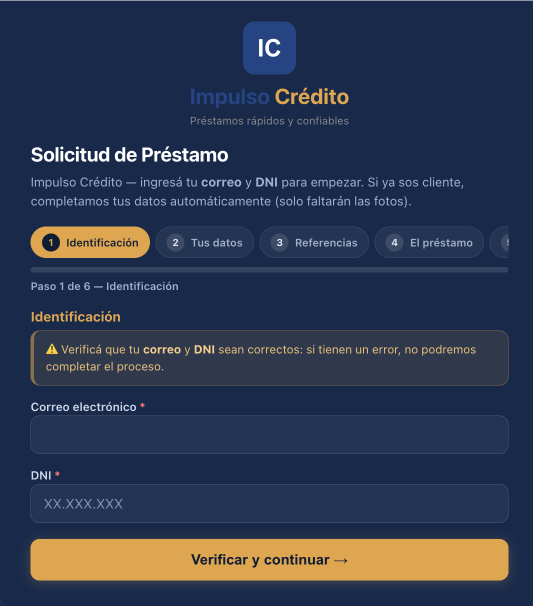
#> input picture social_media/how-to-use/1.png, 1066 x 1212 px (shown at 1/2 size)
$ python make_howto_video.py
#> lines starting #> are read from the running program, lines starting #| are printed output that depends on the picture; after the words box and inside, x2 and y2 are one past the last pixel; in counts of white or black regions, pixels touching at a corner belong together
### social_media/generate_assets.py
#!/usr/bin/env python3
"""
Impulso Crédito — social media asset generator.

Creates a polished profile image (profile.png) and 10 branded "fact" posts
(post_01.png … post_10.png), 1080×1080, in the Impulso Crédito look:
deep-navy background, blue "Impulso" + gold "Crédito", rounded IC monogram.

Run:  python3 generate_assets.py
"""

import textwrap
from pathlib import Path

from PIL import Image, ImageDraw, ImageFilter, ImageFont

HERE = Path(__file__).parent
S = 1080  # square canvas

# ── Brand palette (from the app's look) ──────────────────────────────────────
BG_TOP   = (30, 48, 88)     # deep navy, top
BG_BOT   = (12, 19, 38)     # deeper navy, bottom
BADGE_TOP = (70, 110, 180)  # IC badge gradient (light)
BADGE_BOT = (34, 56, 100)   # IC badge gradient (dark)
BLUE  = (99, 150, 220)      # "Impulso"
GOLD  = (233, 170, 70)      # "Crédito" / accents
WHITE = (255, 255, 255)
SLATE = (150, 164, 189)     # muted text

FONT_BOLD = "/System/Library/Fonts/Supplemental/Arial Bold.ttf"
FONT_REG  = "/System/Library/Fonts/Supplemental/Arial.ttf"
FALLBACK_BOLD = "/usr/share/fonts/truetype/dejavu/DejaVuSans-Bold.ttf"
FALLBACK_REG  = "/usr/share/fonts/truetype/dejavu/DejaVuSans.ttf"


def font(size, bold=False):
    for p in ([FONT_BOLD, FALLBACK_BOLD] if bold else [FONT_REG, FALLBACK_REG]):
        if Path(p).exists():
            return ImageFont.truetype(p, size)
    return ImageFont.load_default()


# ── Helpers ──────────────────────────────────────────────────────────────────

def vgradient(w, h, top, bot):
    """Vertical gradient as an RGBA image."""
    base = Image.new("RGB", (w, h), top)
    draw = ImageDraw.Draw(base)
    for y in range(h):
        t = y / max(1, h - 1)
        c = tuple(int(top[i] + (bot[i] - top[i]) * t) for i in range(3))
        draw.line([(0, y), (w, y)], fill=c)
    return base.convert("RGBA")


# [117 lines left out: functions rounded_gradient, ic_badge, wrap_px, ctext, wordmark, base_canvas and 1 more, not called in this run]


# ── Fact posts ───────────────────────────────────────────────────────────────

POSTS = [
    ("Velocidad",     "Dinero en 24 horas",            "Aprobamos tu préstamo rápido y te transferimos el mismo día."),
    ("100% online",   "Pedí desde tu celular",         "Solo necesitás tu correo y tu DNI. Sin filas ni papeleos."),
    ("Atención",      "Te atendemos por WhatsApp",     "Consultá sin compromiso y resolvé todo por chat."),
    ("Clientes",      "La segunda vez, más fácil",     "Si ya sos cliente, cargamos tus datos por vos."),
    ("Flexibilidad",  "Plazos a tu medida",            "Elegí el plazo que mejor se adapte a tu bolsillo."),
    ("Confianza",     "Buen pagador, más beneficios",  "Pagá en fecha y accedé a montos cada vez mayores."),
    ("Cobertura",     "Estamos cerca tuyo",            "Acompañamos a Zona Norte y el AMBA, Buenos Aires."),
    ("Transparencia", "Sin letra chica",               "Sabés desde el primer día cuánto y cuándo vas a pagar."),
    ("Pagos",         "Cobrá como te quede cómodo",    "Recibí tu préstamo por Mercado Pago o transferencia."),
    ("Impulso",       "Tu impulso, cuando lo necesitás", "Un préstamo simple y confiable, a un mensaje de distancia."),
]


# [74 lines left out: functions make_post, make_highlight, not called in this run]


# [7 lines that do not run on import are left out]

### social_media/make_howto_video.py
#!/usr/bin/env python3
"""
Impulso Crédito — "Cómo pedir tu préstamo" Instagram Story tutorial.

A high-fidelity 1080×1920 (9:16) vertical video that walks through the 6-step
loan-application form using the real app screenshots (social_media/how-to-use/
1.png … 9.png). The app lives inside a phone mock on the brand background; a
finger taps each field while the data types itself in / reveals (dedo que carga
los datos), with Spanish captions, an IG story progress bar, synthesized
ambient music, soft tap ticks and a success chime.

Pipeline: render frames with Pillow/numpy → encode a silent H.264 mp4 with
imageio → synthesize a WAV → mux the two with imageio-ffmpeg's bundled ffmpeg.

Run:
    python3 make_howto_video.py            # full render + audio  -> story_como_usar.mp4
    python3 make_howto_video.py probe      # one PNG per scene    -> _probe_*.png (fast)
"""

import math
import subprocess
import sys
import wave
import warnings
from pathlib import Path

warnings.filterwarnings("ignore")

import imageio
import imageio_ffmpeg
import numpy as np
from PIL import Image, ImageDraw, ImageFilter, ImageFont

from generate_assets import (
    font, vgradient, ic_badge,
    BG_TOP, BG_BOT, BLUE, GOLD, WHITE, SLATE,
)

HERE = Path(__file__).parent
SRC = HERE / "how-to-use"
W, H, FPS = 1080, 1920, 30
NAVY = BG_BOT

# ── Phone geometry ───────────────────────────────────────────────────────────
PW, PH = 876, 1392
PX0, PY0 = (W - PW) // 2, 350
BEZEL = 24
ISLAND_H = 20
SX0, SY0 = PX0 + BEZEL, PY0 + BEZEL + ISLAND_H     # inner screen origin
SW, SH = PW - 2 * BEZEL, PH - 2 * BEZEL - ISLAND_H  # inner screen size
SCR_RADIUS = 46
PHONE_RADIUS = 72


def clamp(x, a=0.0, b=1.0): return max(a, min(b, x))
def lerp(a, b, t): return a + (b - a) * t
def ease(t):  # smoothstep ease-in-out
    t = clamp(t); return t * t * (3 - 2 * t)
def ease_out(t): t = clamp(t); return 1 - (1 - t) ** 3


def ctext(d, cx, y, text, f, rgb, a=1.0, tracking=0):
    col = (*rgb, int(255 * clamp(a)))
    if tracking:
        total = sum(d.textlength(c, font=f) for c in text) + tracking * (len(text) - 1)
        x = cx - total / 2
        for c in text:
            d.text((x, y), c, font=f, fill=col); x += d.textlength(c, font=f) + tracking
    else:
        d.text((cx - d.textlength(text, font=f) / 2, y), text, font=f, fill=col)


# ════════════════════════════════════════════════════════════════════════════
#  SCENES — every field box is in the screenshot's own native pixels.
#  kind: type   -> render our own typed text (field is empty in the shot)
#        reveal -> wipe-reveal the value already printed in the shot
#        check  -> draw a checkmark into an empty checkbox
#        file   -> tap + a filename chip floats in
#        tapbtn -> tap a button/radio (highlight + press, no content change)
# ════════════════════════════════════════════════════════════════════════════
SCENES = [
    dict(img="1.png", caption="Ingresá tu correo y tu DNI", kind="form", actions=[
        dict(kind="type",   box=(66, 836, 1010, 904),  tap=(120, 870),  text="alvaro.gomez@gmail.com", dur=1.8),
        dict(kind="type",   box=(66, 976, 1010, 1044), tap=(120, 1010), text="11.223.344", dur=1.3),
        dict(kind="tapbtn", box=(62, 1083, 1012, 1160), tap=(533, 1121), dur=0.9),
    ]),
    dict(img="2.png", caption="¿Ya sos cliente? Cargamos tus datos solos", kind="form",
         edits=[
        dict(box=(205, 458, 316, 481), text="Álvaro!", size=20, bold=True, color=WHITE, pos=(209, 469)),
        dict(box=(70, 696, 928, 742),  text="alvaro.gomez@gmail.com",     size=25, color=(234, 238, 244), pos=(90, 718)),
        dict(box=(70, 796, 928, 844),  text="Álvaro Gómez",               size=25, color=(234, 238, 244), pos=(90, 819)),
        dict(box=(408, 904, 727, 952), text="20112233440",                size=25, color=(234, 238, 244), pos=(424, 927)),
        dict(box=(70, 1014, 928, 1062), text="Av. San Martín 1234, Tigre", size=25, color=(234, 238, 244), pos=(90, 1037)),
         ],
         actions=[
        dict(kind="reveal", box=(66, 690, 933, 744),  tap=(120, 717),  dur=0.62),
        dict(kind="reveal", box=(66, 790, 933, 846),  tap=(120, 818),  dur=0.55),
        dict(kind="reveal", box=(66, 900, 388, 954),  tap=(120, 927),  dur=0.52),
        dict(kind="reveal", box=(402, 900, 731, 954), tap=(440, 927),  dur=0.52),
        dict(kind="reveal", box=(66, 1010, 933, 1064), tap=(120, 1037), dur=0.55),
    ]),
    dict(img="3.png", caption="Sumá dos referencias que te conozcan", kind="form",
         edits=[
        dict(box=(54, 750, 730, 790),  text="Martín Gómez",    size=22, color=(234, 238, 244), pos=(89, 768)),
        dict(box=(54, 970, 730, 1010), text="Lucía Fernández", size=22, color=(234, 238, 244), pos=(89, 988)),
         ],
         actions=[
        dict(kind="reveal", box=(50, 748, 734, 792),    tap=(104, 770),  dur=0.55),
        dict(kind="reveal", box=(50, 858, 388, 900),    tap=(96, 879),   dur=0.5),
        dict(kind="reveal", box=(402, 858, 734, 900),   tap=(440, 879),  dur=0.5),
        dict(kind="reveal", box=(50, 968, 734, 1012),   tap=(104, 990),  dur=0.5),
        dict(kind="reveal", box=(50, 1078, 388, 1120),  tap=(96, 1099),  dur=0.5),
        dict(kind="reveal", box=(402, 1078, 734, 1120), tap=(440, 1099), dur=0.5),
    ]),
    dict(img="4.png", caption="Elegí el monto y la forma de pago", kind="form", actions=[
        dict(kind="type",   box=(32, 634, 547, 690),  tap=(74, 662),  text="150.000", dur=1.4),
        dict(kind="type",   box=(32, 815, 547, 876),  tap=(74, 843),  text="Compra de materiales", dur=1.3, multiline=True),
        dict(kind="reveal", box=(32, 915, 547, 962),  tap=(74, 938),  dur=0.75),
        dict(kind="tapbtn", box=(30, 1078, 300, 1114), tap=(80, 1095), dur=0.75),
    ]),
    dict(img="5.png", caption="Subí las fotos de tu DNI", kind="form",
         # cover the baked 'No file chosen' tooltip AND the whole original dorso label line
         cover=[(40, 497, 360, 540)],
         redraw=[(45, 514, "Foto del dorso del DNI ", 20, True, WHITE),
                 (None, 514, "* ", 20, True, (230, 120, 120)),
                 (None, 514, "— imagen o PDF, nítida", 20, False, SLATE)],
         actions=[
        dict(kind="file", box=(64, 448, 155, 496), tap=(105, 470), text="DNI_frente.jpg", chip=(182, 470), dur=1.2),
        dict(kind="file", box=(64, 537, 155, 566), tap=(105, 551), text="DNI_dorso.jpg",  chip=(182, 551), dur=1.2),
    ]),
    dict(img="6.png", caption="Aceptá los términos y enviá", kind="form", actions=[
        dict(kind="check", box=(81, 652, 100, 671), tap=(91, 661),  dur=0.5),
        dict(kind="check", box=(81, 727, 100, 746), tap=(91, 736),  dur=0.45),
        dict(kind="check", box=(81, 801, 100, 820), tap=(91, 810),  dur=0.45),
        dict(kind="check", box=(81, 876, 100, 895), tap=(91, 885),  dur=0.45),
        dict(kind="check", box=(68, 961, 87, 980),  tap=(78, 970),  dur=0.5),
        dict(kind="tapbtn", box=(50, 1028, 573, 1090), tap=(311, 1059), dur=0.85),
    ]),
    dict(img="7.png", caption="Revisá el resumen y confirmá", kind="form",
         cover=[(376, 744, 566, 790)],   # hide the baked 'No file chosen' tooltip
         edits=[
        dict(box=(266, 363, 374, 391), text="$ 150.000,00",        size=17, bold=True, color=(232, 234, 238), pos=(270, 376)),
        dict(box=(266, 393, 380, 411), text="Ciento cincuenta mil", size=13, color=(150, 164, 189), pos=(270, 401)),
        dict(box=(266, 440, 404, 463), text="$ 37.500,00 (25%)",    size=15, color=(232, 234, 238), pos=(270, 451)),
        dict(box=(266, 471, 374, 495), text="$ 187.500,00",         size=17, bold=True, color=(232, 234, 238), pos=(270, 482)),
        dict(box=(266, 506, 506, 529), text="1 pago de $ 187.500 — vence el", size=14, color=(232, 234, 238), pos=(270, 517)),
        dict(box=(265, 599, 512, 620), text="devolver ($ 9.375 por día) de atraso", size=12, color=(190, 200, 218), pos=(267, 608)),
        dict(box=(320, 674, 420, 696), text="$ 196.875",           size=15, bold=True, color=(232, 234, 238), pos=(324, 685)),
        dict(box=(320, 692, 420, 714), text="$ 215.625",           size=15, bold=True, color=(232, 234, 238), pos=(324, 703)),
        dict(box=(320, 710, 420, 732), text="$ 253.125",           size=15, bold=True, color=(232, 234, 238), pos=(324, 721)),
         ],
         actions=[
        dict(kind="tapbtn", box=(388, 606, 528, 648), tap=(457, 627), dur=1.4),
    ]),
    dict(img="8.png", caption="Enviamos tu solicitud…", kind="progress",
         bar=(105, 256, 546, 292), pct=(250, 300, 420, 348), dur=2.5),
    dict(img="9.png", caption="¡Listo! Tu solicitud quedó registrada", kind="celebrate",
         check=(304, 212), dur=3.1,
         edits=[
        dict(box=(97, 303, 170, 319),  text="Álvaro",                size=15, bold=True, color=WHITE, pos=(100, 310)),
        dict(box=(292, 369, 472, 394), text="Álvaro Gómez (C-0028)", size=16, color=(210, 218, 230), pos=(296, 381)),
        dict(box=(292, 411, 562, 436), text="alvaro.gomez@gmail.com", size=16, color=(210, 218, 230), pos=(296, 423)),
        dict(box=(292, 453, 412, 478), text="11223344",              size=16, color=(210, 218, 230), pos=(296, 465)),
        dict(box=(292, 537, 432, 562), text="$ 150.000,00",          size=16, color=(210, 218, 230), pos=(296, 549)),
        dict(box=(292, 621, 432, 646), text="$ 37.500,00",           size=16, color=(210, 218, 230), pos=(296, 633)),
        dict(box=(292, 663, 432, 688), text="$ 187.500,00",          size=16, bold=True, color=(220, 226, 236), pos=(296, 675)),
        dict(box=(254, 729, 498, 747), text="alvaro.gomez@gmail.com.", size=15, bold=True, color=(205, 214, 230), pos=(256, 737)),
         ]),
    dict(kind="outro", dur=2.8),
]

ENTER = 0.42   # cross-dissolve / entrance window at the top of each scene
HOLD = 0.55    # pause after the last action


# ── Build absolute timeline + tap/type tick schedule ─────────────────────────
def build_timeline():
    t0 = 0.0
    taps, types = [], []        # audio cue times
    success_t = None
    for sc in SCENES:
        sc["start"] = t0
        if sc["kind"] == "form":
            cur = ENTER
            for a in sc["actions"]:
                a["start"], a["end"] = cur, cur + a["dur"]
                contact = t0 + a["start"] + 0.24
                taps.append(contact)
                if a["kind"] == "type":
                    n = len(a["text"])
                    span = a["dur"] - 0.28
                    for k in range(n):
                        tt = t0 + a["start"] + 0.26 + span * (k / max(1, n))
                        if tt < t0 + a["end"]:
                            types.append(tt)
                cur = a["end"]
            sc["body"] = cur
            sc["dur"] = cur + HOLD
        elif sc["kind"] == "celebrate":
            success_t = t0 + 0.3
        t0 += sc["dur"]
    return t0, taps, types, success_t


TOTAL, TAP_TIMES, TYPE_TIMES, SUCCESS_T = build_timeline()


# ════════════════════════════════════════════════════════════════════════════
#  Assets built once
# ════════════════════════════════════════════════════════════════════════════
def _bg():
    img = vgradient(W, H, BG_TOP, BG_BOT)
    d = ImageDraw.Draw(img)
    d.rectangle([0, 0, W, 8], fill=GOLD)
    d.rectangle([0, H - 8, W, H], fill=GOLD)
    # footer brand
    d.line([W / 2 - 54, 1756, W / 2 + 54, 1756], fill=(*GOLD, 180), width=3)
    ctext(d, W / 2, 1778, "Pedí tu préstamo 100% online", font(40, bold=True), WHITE)
    ctext(d, W / 2, 1832, "WhatsApp   ·   @impulso.credito.ars   ·   Zona Norte + AMBA", font(26), SLATE)
    return img


def _phone():
    """Transparent phone shell (bezel + island + screen cutout) over the bg."""
    layer = Image.new("RGBA", (W, H), (0, 0, 0, 0))
    # drop shadow
    sh = Image.new("RGBA", (W, H), (0, 0, 0, 0))
    ImageDraw.Draw(sh).rounded_rectangle(
        [PX0 - 6, PY0 + 18, PX0 + PW + 6, PY0 + PH + 26], radius=PHONE_RADIUS, fill=(0, 0, 0, 150))
    layer.alpha_composite(sh.filter(ImageFilter.GaussianBlur(26)))
    d = ImageDraw.Draw(layer)
    # titanium bezel (subtle gradient via two rounded rects)
    d.rounded_rectangle([PX0, PY0, PX0 + PW, PY0 + PH], radius=PHONE_RADIUS, fill=(20, 24, 34, 255))
    d.rounded_rectangle([PX0 + 3, PY0 + 3, PX0 + PW - 3, PY0 + PH - 3], radius=PHONE_RADIUS - 3,
                        outline=(70, 80, 98, 255), width=2)
    d.rounded_rectangle([PX0 + BEZEL - 3, PY0 + BEZEL - 3, PX0 + PW - BEZEL + 3, PY0 + PH - BEZEL + 3],
                        radius=SCR_RADIUS + 3, fill=(8, 12, 22, 255))
    return layer


# [4 lines left out: function _island, not called in this run]


SCREEN_MASK = Image.new("L", (SW, SH), 0)
#> SCREEN_MASK: PIL image 828x1324 L; every value is 0
ImageDraw.Draw(SCREEN_MASK).rounded_rectangle([0, 0, SW - 1, SH - 1], radius=SCR_RADIUS, fill=255)
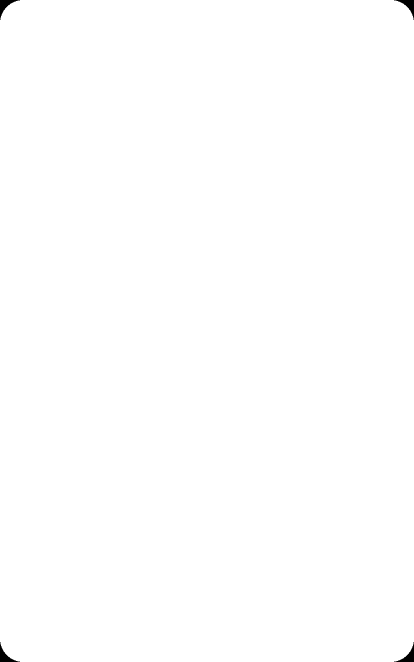
#> SCREEN_MASK: PIL image 828x1324 L (shown at 1/2 size); 99.8% white; 4 black regions, box (x1, y1, x2, y2) and area: (0, 0, 40, 40) 470, (788, 0, 828, 40) 470, (0, 1284, 40, 1324) 470, (788, 1284, 828, 1324) 470


def _finger():
    """Cropped 👆 emoji sprite + fingertip offset (tip = top-centre)."""
    sz = 160
    f = ImageFont.truetype("/System/Library/Fonts/Apple Color Emoji.ttc", sz)
    big = Image.new("RGBA", (sz * 2, sz * 2), (0, 0, 0, 0))
    ImageDraw.Draw(big).text((sz * 0.5, sz * 0.4), "\U0001F446", font=f, embedded_color=True)
    spr = big.crop(big.getbbox())
    scale = 150 / spr.height
    spr = spr.resize((int(spr.width * scale), int(spr.height * scale)), Image.LANCZOS)
    spr = spr.rotate(-16, expand=True, resample=Image.BICUBIC)
    tip = (spr.width * 0.40, spr.height * 0.03)   # index-tip inside the rotated sprite
    return spr, tip


BG = _bg().convert("RGBA")
#> in vgradient, `base = Image.new("RGB", (w, h), top)`:
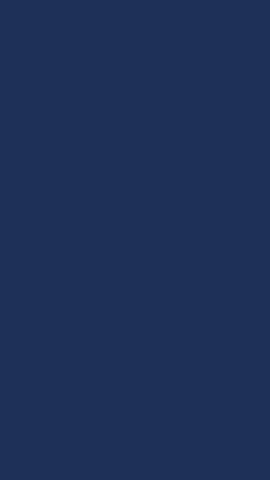
#> base: PIL image 1080x1920 RGB (shown at 1/4 size); mean R, G, B 30, 48, 88
#> in vgradient, `return base.convert("RGBA")`:
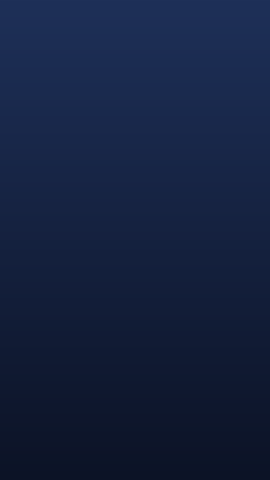
#> returned value: PIL image 1080x1920 RGBA (shown at 1/4 size); mean R, G, B, A 20.5, 33, 62.5, 255
PHONE = _phone()
#> in _phone, `ImageDraw.Draw(sh).rounded_rectangle( [PX0 - 6, PY0 + 18, PX0 + PW + 6..`:
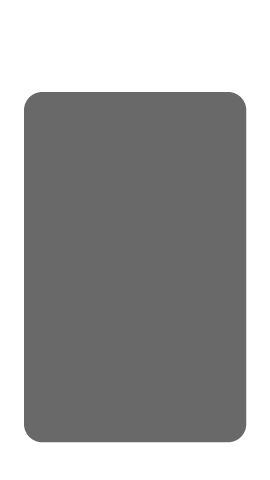
#> sh: PIL image 1080x1920 RGBA (shown at 1/4 size); mean R, G, B, A 0, 0, 0, 89.8; transparent parts drawn white
#> in _phone, `layer.alpha_composite(sh.filter(ImageFilter.GaussianBlur(26)))`:
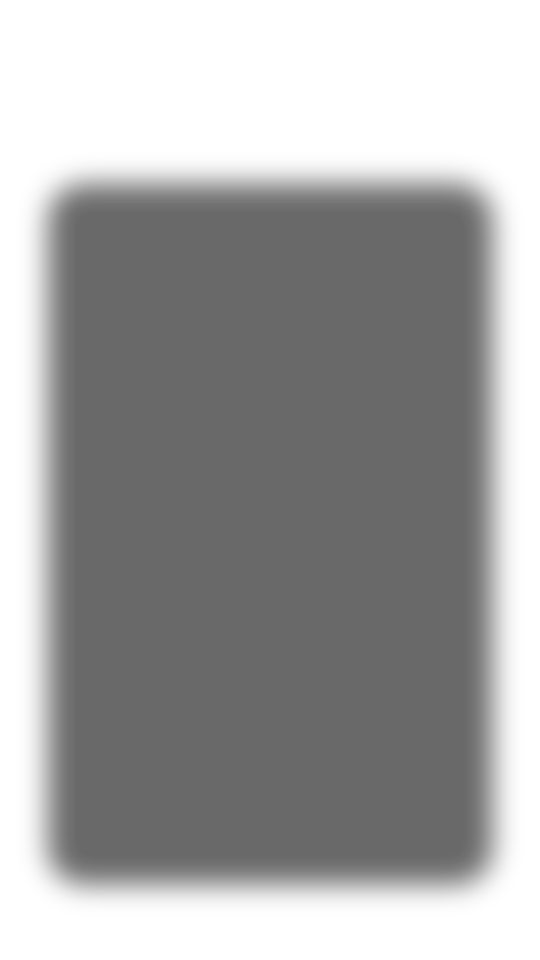
#> layer: PIL image 1080x1920 RGBA (shown at 1/2 size); mean R, G, B, A 0, 0, 0, 89.8; transparent parts drawn white
FINGER, FINGER_TIP = _finger()
#> FINGER_TIP = (50.4, 5.04)


# ════════════════════════════════════════════════════════════════════════════
#  Per-scene native-resolution helpers
# ════════════════════════════════════════════════════════════════════════════
def modal_color(arr, box):
    x0, y0, x1, y1 = box
    reg = arr[y0:y1, x0:x1].reshape(-1, 3)
    if len(reg) == 0:
        return (24, 40, 72)
    q = (reg // 4 * 4)
    vals, counts = np.unique(q, axis=0, return_counts=True)
    return tuple(int(v) for v in vals[counts.argmax()])


def prep_scene(sc):
    """Load the screenshot, retouch baked artifacts, compute a uniform
    full-width placement (+ vertical pan when the form is taller than the
    screen), and build the 'empty' base (fields blanked with their own fill)."""
    if sc["kind"] == "outro":
        return
    im = Image.open(SRC / sc["img"]).convert("RGB")
    arr0 = np.asarray(im)
    # retouch baked browser artifacts (e.g. the grey 'No file chosen' tooltip)
    if sc.get("cover"):
        cd = ImageDraw.Draw(im)
        for (x0, y0, x1, y1) in sc["cover"]:
            col = modal_color(arr0, (max(0, x0 - 24), y0, max(1, x0 - 6), y1))
            cd.rectangle([x0, y0, x1, y1], fill=col)
    # redraw any label text that the cover wiped out (x=None continues the previous run)
    if sc.get("redraw"):
        rd = ImageDraw.Draw(im)
        cx = 0
        for (x, y, text, size, bold, color) in sc["redraw"]:
            xx = cx if x is None else x
            rd.text((xx, y), text, font=font(size, bold=bold), fill=color, anchor="lm")
            cx = xx + rd.textlength(text, font=font(size, bold=bold))
    # replace baked values (name / email / DNI / amounts): cover each value box
    # with its own sampled background colour, then draw the new text on top.
    if sc.get("edits"):
        ed2 = ImageDraw.Draw(im)
        for e in sc["edits"]:
            x0, y0, x1, y1 = e["box"]
            col = e.get("bg") or modal_color(arr0, (x0, y0, x1, y1))
            ed2.rectangle([x0, y0, x1, y1], fill=col)
            anchor = e.get("anchor", "lm")
            ax = x0 + e.get("pad", 0) if anchor[0] == "l" else (x1 if anchor[0] == "r" else (x0 + x1) / 2)
            pos = e.get("pos") or (ax, (y0 + y1) / 2)
            ed2.text(pos, e["text"], font=font(e.get("size", 22), bold=e.get("bold", False)),
                     fill=e.get("color", WHITE), anchor=anchor)
    sc["orig"] = im
    arr = np.asarray(im)
    iw, ih = im.size
    sc["bg"] = tuple(int(c) for c in arr[3, 3])
    empty = im.copy()
    ed = ImageDraw.Draw(empty)
    for a in sc.get("actions", []):
        if a["kind"] in ("type", "reveal"):
            x0, y0, x1, y1 = a["box"]
            col = modal_color(arr, (x0 + 4, y0 + 3, x1 - 4, y1 - 3))
            ed.rectangle([x0 + 2, y0 + 2, x1 - 2, y1 - 2], fill=col)
            a["fill"] = col
    sc["empty"] = empty
    # ── uniform full-width placement ──
    scale = SW / iw
    disp_h = int(round(ih * scale))
    sc["scale"] = scale
    sc["disp_h"] = disp_h
    if disp_h <= SH:                       # fits: centre vertically, no pan
        sc["pan"] = False
        sc["ctop0"] = (SH - disp_h) // 2
    else:                                  # taller than screen: pan to each field
        sc["pan"] = True
        sc["maxscroll"] = disp_h - SH
        tg = []
        for a in sc.get("actions", []):
            fy = a["tap"][1] * scale
            tg.append(clamp(fy - SH * 0.55, 0, sc["maxscroll"]))
        sc["atargets"] = tg or [0]


# [15 lines left out: function scene_ctop, not called in this run]


def to_disp(sc, nx, ny, ctop):
    """native px -> full-canvas px, given the current vertical offset."""
    return (SX0 + nx * sc["scale"], SY0 + ctop + ny * sc["scale"])


# ── field drawing (native coords, onto a copy of the screenshot) ─────────────
# [230 lines left out: functions draw_type, draw_reveal, draw_check, draw_filechip, render_native, progress_bar_scene and 6 more, not called in this run]


# ════════════════════════════════════════════════════════════════════════════
#  Master frame renderer
# ════════════════════════════════════════════════════════════════════════════
_T = 0.0


# [54 lines left out: function render, not called in this run]


def _build_gloss():
    g = Image.new("RGBA", (SW, SH), (0, 0, 0, 0))
    gd = ImageDraw.Draw(g)
    gd.rounded_rectangle([0, 0, SW - 1, SH - 1], radius=SCR_RADIUS, outline=(*GOLD, 60), width=2)
    out = Image.new("RGBA", (W, H), (0, 0, 0, 0))
    out.paste(g, (SX0, SY0), SCREEN_MASK)
    return out


_SCREEN_GLOSS = _build_gloss()


# ── celebrate helpers ────────────────────────────────────────────────────────
# [57 lines left out: functions _celebrate_overlay, _render_outro, not called in this run]


# ════════════════════════════════════════════════════════════════════════════
#  Audio
# ════════════════════════════════════════════════════════════════════════════
SR = 44100


# [94 lines left out: functions _adsr, synth_audio, not called in this run]


# ════════════════════════════════════════════════════════════════════════════
#  Drivers
# ════════════════════════════════════════════════════════════════════════════
def prep_all():
    for sc in SCENES:
        prep_scene(sc)
#> (the rest of the program and of its run is left out)
